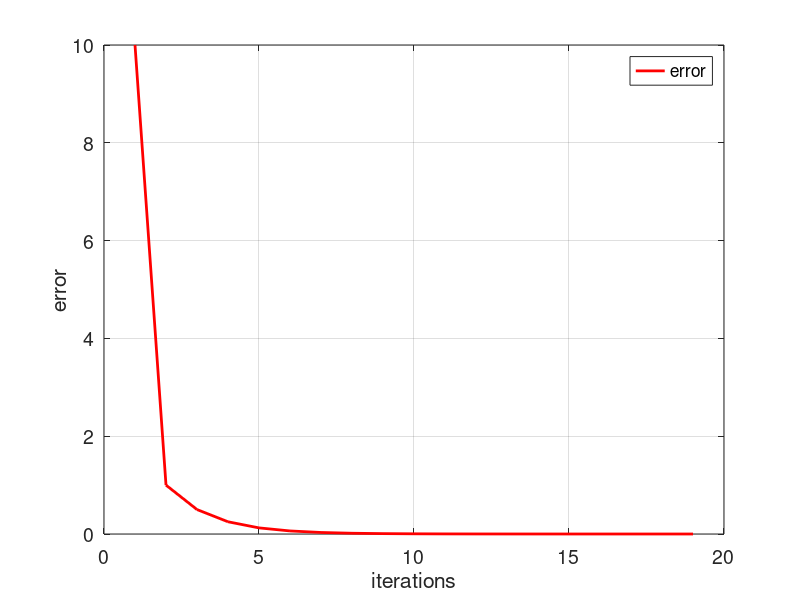

This chart was generated by the following MATLAB code:
xl = 0;
xu = 2;
i = 1;
e(i) = 10;

while(e(i)>0.00001)

    xr = (xl + xu)/2;

    g_xl = (xl-2^-xl);
    g_xr = (xr-2^-xr);
    g_xu = (xu-2^-xu);

    if(g_xl*g_xr<0)
        xu = xr;
        e(i + 1) = abs(xr - xl);
    end

    if(g_xu*g_xr<0)
        xl = xr;
        e(i + 1) = abs(xr - xu);
    end
    i = i + 1;
    if(g_xu*g_xr==0);
        xr = xr;
    end
end

tamanyo = size(e);
ite = 1:1:tamanyo(2);

figure('DefaultAxesFontSize',14)
set(gcf,'color','white')
plot(ite,e,'color',[1,0,0],'linewidth',2)
grid on
xlabel('iterations')
ylabel('error')
legend('error')